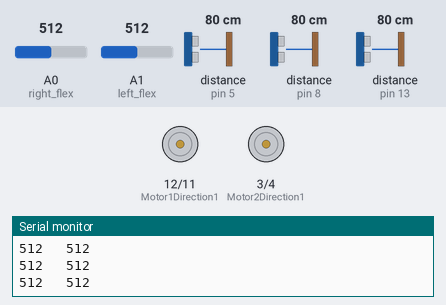
Bench run of a sketch on a simulated Arduino Uno, built with avr-gcc and run on an emulated ATmega328P. Parts: motor-driver pin pairs drawn as motors (green arrow = first pin HIGH = forward, orange = second pin HIGH = backward, longer = more drive, scaled by the enable pin), the last lines printed to the serial monitor. Wiring (inferred from the names in the program): 3 × ultrasonic range finder: trigger pin 2, echo pin 5 / trigger pin 7, echo pin 8 / trigger pin 10, echo pin 13. The inputs (shaded band) are chosen by the test bench; at power-on: A0 (right_flex) = 512, A1 (left_flex) = 512, distance to the obstacle (sensors on pin 13, pin 5, pin 8) 80 cm. The echo pulse lasts 58.3 µs per cm.

Above: at 1.2 s.
1.3 s: A0 (right_flex) set to 784
4.3 s: A0 (right_flex) set to 817
At 5.5 s:
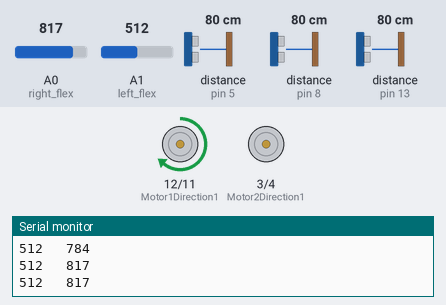
5.8 s: A1 (left_flex) set to 784
7.5 s: A1 (left_flex) set to 815
At 9.5 s:
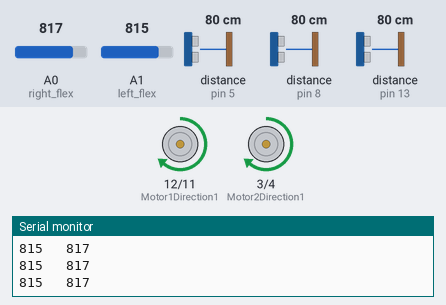
9.8 s: distance to the obstacle (sensor on pin 13) set to 8 cm
11.3 s: distance to the obstacle (sensor on pin 13) set to 6 cm
At 11.7 s:
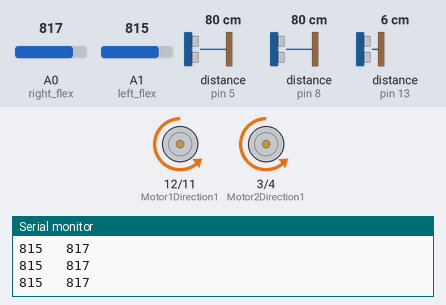
At 12.2 s:
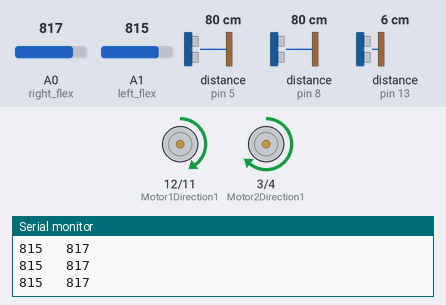
Timing chart, 0 to 15.3 s (numbered marks = the images above; inputs shaded):
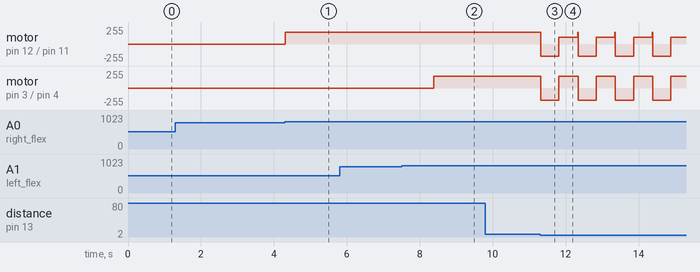

Measured:
- the behaviour switches between 799 and 800 on A0 (right_flex) (found by bisection; images 0 and 1)
- the behaviour switches between 799 and 800 on A1 (left_flex) (found by bisection; images 1 and 2)
- the behaviour switches between 7 and 6 cm on distance to the obstacle (sensor on pin 13) (found by bisection; images 2 and 3)
- after the input at 4.3 s, motor on pin 12 (Motor1Direction1) / pin 11 (Motor1Direction2): stopped → forward 180/255 at once
- after the input at 7.5 s, motor on pin 3 (Motor2Direction1) / pin 4 (Motor2Direction2): stopped → forward 180/255 after 0.88 s

The sketch:

FinalProject.ino
```cpp
const int Motor1Direction1=12;
const int Motor1Direction2=11;
const int Motor1Speed=9;

const int Motor2Direction1=3;
const int Motor2Direction2=4;
const int Motor2Speed=6;

int long duration, distance;
const int front_trig=10;
const int front_echo=13;
const int right_trig=7;
const int right_echo=8;
const int left_trig=2;
const int left_echo=5;
int front_distance, right_distance, left_distance;

const int left_flex=A1;
const int right_flex=A0;
int leftF, rightF;

void setup() {
  // put your setup code here, to run once:
  Serial.begin(9600);

  pinMode(Motor1Direction1, OUTPUT);
  pinMode(Motor1Direction2,OUTPUT);
  pinMode(Motor1Speed, OUTPUT);

  pinMode(Motor2Direction1, OUTPUT);
  pinMode(Motor2Direction2, OUTPUT);
  pinMode(Motor2Speed, OUTPUT);

  pinMode(front_trig, OUTPUT);
  pinMode(front_echo, INPUT);

  pinMode(right_trig, OUTPUT);
  pinMode(right_echo, INPUT);

  pinMode(left_trig, OUTPUT);
  pinMode(left_echo, INPUT);

  pinMode(left_flex, INPUT);
  pinMode(right_flex, INPUT);
}

int Ultrasensor(int trigPin, int echoPin)
{
  digitalWrite(trigPin, LOW);
  delayMicroseconds(2);
  digitalWrite(trigPin, HIGH);
  delayMicroseconds(10);
  digitalWrite(trigPin,LOW);

  duration=pulseIn(echoPin, HIGH);
  distance=(duration/2)/29.1;

  return distance;
}

void forward()
{
  digitalWrite(Motor1Direction1, HIGH);
  digitalWrite(Motor1Direction2, LOW);
  analogWrite(Motor1Speed,180);

  digitalWrite(Motor2Direction1, HIGH);
  digitalWrite(Motor2Direction2, LOW);
  analogWrite(Motor2Speed,180);
}

void turn_right()
{
  digitalWrite(Motor1Direction1, HIGH);
  digitalWrite(Motor1Direction2, LOW);
  analogWrite(Motor1Speed,180);

  digitalWrite(Motor2Direction1, HIGH);
  digitalWrite(Motor2Direction2, LOW);
  analogWrite(Motor2Speed,100);
}

void turn_left()
{
  digitalWrite(Motor1Direction1, HIGH);
  digitalWrite(Motor1Direction2, LOW);
  analogWrite(Motor1Speed,100);

  digitalWrite(Motor2Direction1, HIGH);
  digitalWrite(Motor2Direction2, LOW);
  analogWrite(Motor2Speed,180);
}

void reverse()
{
  digitalWrite(Motor1Direction1, LOW);
  digitalWrite(Motor1Direction2, HIGH);
  analogWrite(Motor1Speed,180);

  digitalWrite(Motor2Direction1, LOW);
  digitalWrite(Motor2Direction2, HIGH);
  analogWrite(Motor2Speed,180);
}

void car_stop()
{
  digitalWrite(Motor1Direction1, LOW);
  digitalWrite(Motor1Direction2, LOW);
  analogWrite(Motor1Speed,0);

  digitalWrite(Motor2Direction1, LOW);
  digitalWrite(Motor2Direction2, LOW);
  analogWrite(Motor2Speed,0);
}

void spin_left()
{
  digitalWrite(Motor1Direction1, HIGH);
  digitalWrite(Motor1Direction2, LOW);
  analogWrite(Motor1Speed,0);

  digitalWrite(Motor2Direction1, HIGH);
  digitalWrite(Motor2Direction2, LOW);
  analogWrite(Motor2Speed,180);
}

void spin_right()
{
  digitalWrite(Motor1Direction1, HIGH);
  digitalWrite(Motor1Direction2, LOW);
  analogWrite(Motor1Speed,180);

  digitalWrite(Motor2Direction1, HIGH);
  digitalWrite(Motor2Direction2, LOW);
  analogWrite(Motor2Speed,0);
}

void loop() {
  // put your main code here, to run repeatedly:
  front_distance=Ultrasensor(front_trig, front_echo);
  right_distance=Ultrasensor(right_trig, right_echo);
  left_distance=Ultrasensor(left_trig, left_echo);

  /*Serial.print(front_distance);
  Serial.print("cm");

  Serial.print(right_distance);
  Serial.print("cm");

  Serial.print(left_distance);
  Serial.print("cm");
  Serial.println();*/
  leftF=analogRead(A1);
  rightF=analogRead(A0);
  Serial.print(leftF);
  Serial.print("   ");
  Serial.print(rightF);
  Serial.println();

  if(leftF>=800&&rightF>=800)
  {
      if(front_distance<=5)
      {
        reverse();
        delay(500);
        turn_left();
        delay(500);
      }
      else
      {
        forward();
      }
      /*if(right_distance<=5)
      {
        turn_left();
        delay(1500);
      }
      if(left_distance<=5)
      {
        turn_right();
        delay(1500);
      }*/
  }
  else if(leftF>=800)
  {
    spin_left();
    delay(1000);
  }
  else if(rightF>=800)
  {
    spin_right();
    delay(1000);
  }
  else
  {
    car_stop();
  }
}
```
